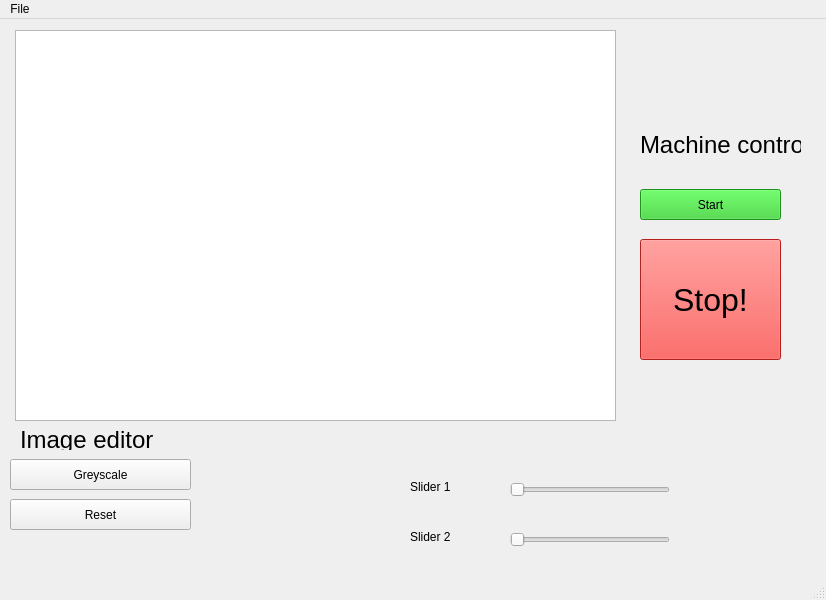
<?xml version="1.0" encoding="UTF-8"?>
<ui version="4.0">
 <class>MainWindow</class>
 <widget class="QMainWindow" name="MainWindow">
  <property name="geometry">
   <rect>
    <x>0</x>
    <y>0</y>
    <width>826</width>
    <height>600</height>
   </rect>
  </property>
  <property name="windowTitle">
   <string>Embroidery software</string>
  </property>
  <widget class="QWidget" name="centralwidget">
   <widget class="QPushButton" name="pushButton">
    <property name="geometry">
     <rect>
      <x>640</x>
      <y>220</y>
      <width>141</width>
      <height>121</height>
     </rect>
    </property>
    <property name="palette">
     <palette>
      <active>
       <colorrole role="WindowText">
        <brush brushstyle="SolidPattern">
         <color alpha="255">
          <red>0</red>
          <green>0</green>
          <blue>0</blue>
         </color>
        </brush>
       </colorrole>
       <colorrole role="Button">
        <brush brushstyle="SolidPattern">
         <color alpha="255">
          <red>255</red>
          <green>43</green>
          <blue>39</blue>
         </color>
        </brush>
       </colorrole>
       <colorrole role="Light">
        <brush brushstyle="SolidPattern">
         <color alpha="255">
          <red>255</red>
          <green>122</green>
          <blue>137</blue>
         </color>
        </brush>
       </colorrole>
       <colorrole role="Midlight">
        <brush brushstyle="SolidPattern">
         <color alpha="255">
          <red>253</red>
          <green>61</green>
          <blue>82</blue>
         </color>
        </brush>
       </colorrole>
       <colorrole role="Dark">
        <brush brushstyle="SolidPattern">
         <color alpha="255">
          <red>126</red>
          <green>0</green>
          <blue>14</blue>
         </color>
        </brush>
       </colorrole>
       <colorrole role="Mid">
        <brush brushstyle="SolidPattern">
         <color alpha="255">
          <red>168</red>
          <green>0</green>
          <blue>19</blue>
         </color>
        </brush>
       </colorrole>
       <colorrole role="Text">
        <brush brushstyle="SolidPattern">
         <color alpha="255">
          <red>0</red>
          <green>0</green>
          <blue>0</blue>
         </color>
        </brush>
       </colorrole>
       <colorrole role="BrightText">
        <brush brushstyle="SolidPattern">
         <color alpha="255">
          <red>255</red>
          <green>255</green>
          <blue>255</blue>
         </color>
        </brush>
       </colorrole>
       <colorrole role="ButtonText">
        <brush brushstyle="SolidPattern">
         <color alpha="255">
          <red>0</red>
          <green>0</green>
          <blue>0</blue>
         </color>
        </brush>
       </colorrole>
       <colorrole role="Base">
        <brush brushstyle="SolidPattern">
         <color alpha="255">
          <red>255</red>
          <green>43</green>
          <blue>39</blue>
         </color>
        </brush>
       </colorrole>
       <colorrole role="Window">
        <brush brushstyle="SolidPattern">
         <color alpha="255">
          <red>255</red>
          <green>43</green>
          <blue>39</blue>
         </color>
        </brush>
       </colorrole>
       <colorrole role="Shadow">
        <brush brushstyle="SolidPattern">
         <color alpha="255">
          <red>0</red>
          <green>0</green>
          <blue>0</blue>
         </color>
        </brush>
       </colorrole>
       <colorrole role="AlternateBase">
        <brush brushstyle="SolidPattern">
         <color alpha="255">
          <red>253</red>
          <green>127</green>
          <blue>141</blue>
         </color>
        </brush>
       </colorrole>
       <colorrole role="ToolTipBase">
        <brush brushstyle="SolidPattern">
         <color alpha="255">
          <red>255</red>
          <green>255</green>
          <blue>220</blue>
         </color>
        </brush>
       </colorrole>
       <colorrole role="ToolTipText">
        <brush brushstyle="SolidPattern">
         <color alpha="255">
          <red>0</red>
          <green>0</green>
          <blue>0</blue>
         </color>
        </brush>
       </colorrole>
      </active>
      <inactive>
       <colorrole role="WindowText">
        <brush brushstyle="SolidPattern">
         <color alpha="255">
          <red>0</red>
          <green>0</green>
          <blue>0</blue>
         </color>
        </brush>
       </colorrole>
       <colorrole role="Button">
        <brush brushstyle="SolidPattern">
         <color alpha="255">
          <red>255</red>
          <green>43</green>
          <blue>39</blue>
         </color>
        </brush>
       </colorrole>
       <colorrole role="Light">
        <brush brushstyle="SolidPattern">
         <color alpha="255">
          <red>255</red>
          <green>122</green>
          <blue>137</blue>
         </color>
        </brush>
       </colorrole>
       <colorrole role="Midlight">
        <brush brushstyle="SolidPattern">
         <color alpha="255">
          <red>253</red>
          <green>61</green>
          <blue>82</blue>
         </color>
        </brush>
       </colorrole>
       <colorrole role="Dark">
        <brush brushstyle="SolidPattern">
         <color alpha="255">
          <red>126</red>
          <green>0</green>
          <blue>14</blue>
         </color>
        </brush>
       </colorrole>
       <colorrole role="Mid">
        <brush brushstyle="SolidPattern">
         <color alpha="255">
          <red>168</red>
          <green>0</green>
          <blue>19</blue>
         </color>
        </brush>
       </colorrole>
       <colorrole role="Text">
        <brush brushstyle="SolidPattern">
         <color alpha="255">
          <red>0</red>
          <green>0</green>
          <blue>0</blue>
         </color>
        </brush>
       </colorrole>
       <colorrole role="BrightText">
        <brush brushstyle="SolidPattern">
         <color alpha="255">
          <red>255</red>
          <green>255</green>
          <blue>255</blue>
         </color>
        </brush>
       </colorrole>
       <colorrole role="ButtonText">
        <brush brushstyle="SolidPattern">
         <color alpha="255">
          <red>0</red>
          <green>0</green>
          <blue>0</blue>
         </color>
        </brush>
       </colorrole>
       <colorrole role="Base">
        <brush brushstyle="SolidPattern">
         <color alpha="255">
          <red>255</red>
          <green>43</green>
          <blue>39</blue>
         </color>
        </brush>
       </colorrole>
       <colorrole role="Window">
        <brush brushstyle="SolidPattern">
         <color alpha="255">
          <red>255</red>
          <green>43</green>
          <blue>39</blue>
         </color>
        </brush>
       </colorrole>
       <colorrole role="Shadow">
        <brush brushstyle="SolidPattern">
         <color alpha="255">
          <red>0</red>
          <green>0</green>
          <blue>0</blue>
         </color>
        </brush>
       </colorrole>
       <colorrole role="AlternateBase">
        <brush brushstyle="SolidPattern">
         <color alpha="255">
          <red>253</red>
          <green>127</green>
          <blue>141</blue>
         </color>
        </brush>
       </colorrole>
       <colorrole role="ToolTipBase">
        <brush brushstyle="SolidPattern">
         <color alpha="255">
          <red>255</red>
          <green>255</green>
          <blue>220</blue>
         </color>
        </brush>
       </colorrole>
       <colorrole role="ToolTipText">
        <brush brushstyle="SolidPattern">
         <color alpha="255">
          <red>0</red>
          <green>0</green>
          <blue>0</blue>
         </color>
        </brush>
       </colorrole>
      </inactive>
      <disabled>
       <colorrole role="WindowText">
        <brush brushstyle="SolidPattern">
         <color alpha="255">
          <red>126</red>
          <green>0</green>
          <blue>14</blue>
         </color>
        </brush>
       </colorrole>
       <colorrole role="Button">
        <brush brushstyle="SolidPattern">
         <color alpha="255">
          <red>255</red>
          <green>43</green>
          <blue>39</blue>
         </color>
        </brush>
       </colorrole>
       <colorrole role="Light">
        <brush brushstyle="SolidPattern">
         <color alpha="255">
          <red>255</red>
          <green>122</green>
          <blue>137</blue>
         </color>
        </brush>
       </colorrole>
       <colorrole role="Midlight">
        <brush brushstyle="SolidPattern">
         <color alpha="255">
          <red>253</red>
          <green>61</green>
          <blue>82</blue>
         </color>
        </brush>
       </colorrole>
       <colorrole role="Dark">
        <brush brushstyle="SolidPattern">
         <color alpha="255">
          <red>126</red>
          <green>0</green>
          <blue>14</blue>
         </color>
        </brush>
       </colorrole>
       <colorrole role="Mid">
        <brush brushstyle="SolidPattern">
         <color alpha="255">
          <red>168</red>
          <green>0</green>
          <blue>19</blue>
         </color>
        </brush>
       </colorrole>
       <colorrole role="Text">
        <brush brushstyle="SolidPattern">
         <color alpha="255">
          <red>126</red>
          <green>0</green>
          <blue>14</blue>
         </color>
        </brush>
       </colorrole>
       <colorrole role="BrightText">
        <brush brushstyle="SolidPattern">
         <color alpha="255">
          <red>255</red>
          <green>255</green>
          <blue>255</blue>
         </color>
        </brush>
       </colorrole>
       <colorrole role="ButtonText">
        <brush brushstyle="SolidPattern">
         <color alpha="255">
          <red>126</red>
          <green>0</green>
          <blue>14</blue>
         </color>
        </brush>
       </colorrole>
       <colorrole role="Base">
        <brush brushstyle="SolidPattern">
         <color alpha="255">
          <red>255</red>
          <green>43</green>
          <blue>39</blue>
         </color>
        </brush>
       </colorrole>
       <colorrole role="Window">
        <brush brushstyle="SolidPattern">
         <color alpha="255">
          <red>255</red>
          <green>43</green>
          <blue>39</blue>
         </color>
        </brush>
       </colorrole>
       <colorrole role="Shadow">
        <brush brushstyle="SolidPattern">
         <color alpha="255">
          <red>0</red>
          <green>0</green>
          <blue>0</blue>
         </color>
        </brush>
       </colorrole>
       <colorrole role="AlternateBase">
        <brush brushstyle="SolidPattern">
         <color alpha="255">
          <red>252</red>
          <green>0</green>
          <blue>28</blue>
         </color>
        </brush>
       </colorrole>
       <colorrole role="ToolTipBase">
        <brush brushstyle="SolidPattern">
         <color alpha="255">
          <red>255</red>
          <green>255</green>
          <blue>220</blue>
         </color>
        </brush>
       </colorrole>
       <colorrole role="ToolTipText">
        <brush brushstyle="SolidPattern">
         <color alpha="255">
          <red>0</red>
          <green>0</green>
          <blue>0</blue>
         </color>
        </brush>
       </colorrole>
      </disabled>
     </palette>
    </property>
    <property name="font">
     <font>
      <pointsize>24</pointsize>
     </font>
    </property>
    <property name="styleSheet">
     <string notr="true">background-color: rgb(255, 43, 39);</string>
    </property>
    <property name="text">
     <string>Stop!</string>
    </property>
   </widget>
   <widget class="QGraphicsView" name="graphicsView">
    <property name="geometry">
     <rect>
      <x>15</x>
      <y>11</y>
      <width>601</width>
      <height>391</height>
     </rect>
    </property>
   </widget>
   <widget class="QPushButton" name="pushButton_2">
    <property name="geometry">
     <rect>
      <x>640</x>
      <y>170</y>
      <width>141</width>
      <height>31</height>
     </rect>
    </property>
    <property name="styleSheet">
     <string notr="true">background-color: rgb(43, 205, 39);</string>
    </property>
    <property name="text">
     <string>Start</string>
    </property>
   </widget>
   <widget class="QSlider" name="horizontalSlider">
    <property name="geometry">
     <rect>
      <x>510</x>
      <y>510</y>
      <width>160</width>
      <height>22</height>
     </rect>
    </property>
    <property name="orientation">
     <enum>Qt::Horizontal</enum>
    </property>
   </widget>
   <widget class="QSlider" name="horizontalSlider_2">
    <property name="geometry">
     <rect>
      <x>510</x>
      <y>460</y>
      <width>160</width>
      <height>22</height>
     </rect>
    </property>
    <property name="orientation">
     <enum>Qt::Horizontal</enum>
    </property>
   </widget>
   <widget class="QLabel" name="label">
    <property name="geometry">
     <rect>
      <x>410</x>
      <y>460</y>
      <width>60</width>
      <height>16</height>
     </rect>
    </property>
    <property name="text">
     <string>Slider 1</string>
    </property>
   </widget>
   <widget class="QLabel" name="label_2">
    <property name="geometry">
     <rect>
      <x>410</x>
      <y>510</y>
      <width>60</width>
      <height>16</height>
     </rect>
    </property>
    <property name="text">
     <string>Slider 2</string>
    </property>
   </widget>
   <widget class="QPushButton" name="pushButton_3">
    <property name="geometry">
     <rect>
      <x>10</x>
      <y>440</y>
      <width>181</width>
      <height>31</height>
     </rect>
    </property>
    <property name="text">
     <string>Greyscale</string>
    </property>
   </widget>
   <widget class="QLabel" name="label_3">
    <property name="geometry">
     <rect>
      <x>640</x>
      <y>110</y>
      <width>161</width>
      <height>31</height>
     </rect>
    </property>
    <property name="font">
     <font>
      <pointsize>18</pointsize>
     </font>
    </property>
    <property name="text">
     <string>Machine control</string>
    </property>
   </widget>
   <widget class="QLabel" name="label_4">
    <property name="geometry">
     <rect>
      <x>20</x>
      <y>410</y>
      <width>151</width>
      <height>21</height>
     </rect>
    </property>
    <property name="font">
     <font>
      <pointsize>18</pointsize>
     </font>
    </property>
    <property name="text">
     <string>Image editor</string>
    </property>
   </widget>
   <widget class="QPushButton" name="pushButton_4">
    <property name="geometry">
     <rect>
      <x>10</x>
      <y>480</y>
      <width>181</width>
      <height>31</height>
     </rect>
    </property>
    <property name="text">
     <string>Reset</string>
    </property>
   </widget>
  </widget>
  <widget class="QMenuBar" name="menubar">
   <property name="geometry">
    <rect>
     <x>0</x>
     <y>0</y>
     <width>826</width>
     <height>24</height>
    </rect>
   </property>
   <widget class="QMenu" name="menuFile">
    <property name="title">
     <string>File</string>
    </property>
    <addaction name="actionOtw_rz"/>
    <addaction name="actionZapisz"/>
   </widget>
   <addaction name="menuFile"/>
  </widget>
  <widget class="QStatusBar" name="statusbar"/>
  <action name="actionOtw_rz">
   <property name="text">
    <string>Open</string>
   </property>
  </action>
  <action name="actionZapisz">
   <property name="text">
    <string>Save</string>
   </property>
  </action>
 </widget>
 <resources/>
 <connections/>
</ui>
